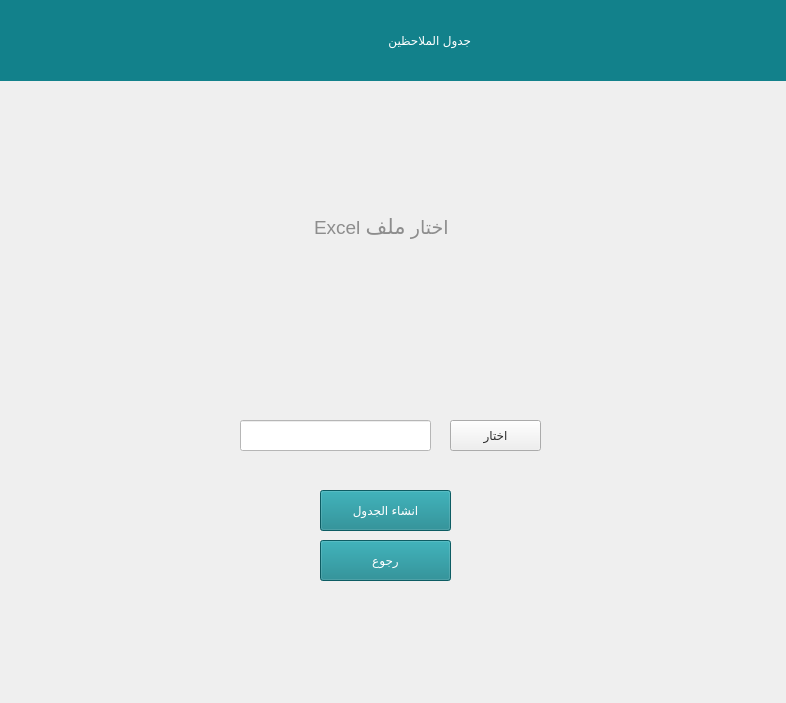
<?xml version="1.0" encoding="UTF-8"?>
<ui version="4.0">
 <class>Form</class>
 <widget class="QWidget" name="Form">
  <property name="geometry">
   <rect>
    <x>0</x>
    <y>0</y>
    <width>786</width>
    <height>703</height>
   </rect>
  </property>
  <property name="windowTitle">
   <string>Form</string>
  </property>
  <widget class="QLineEdit" name="lineEdit">
   <property name="geometry">
    <rect>
     <x>240</x>
     <y>420</y>
     <width>191</width>
     <height>31</height>
    </rect>
   </property>
   <property name="styleSheet">
    <string notr="true">background-color: rgb(255, 255, 255);</string>
   </property>
  </widget>
  <widget class="QLabel" name="label">
   <property name="geometry">
    <rect>
     <x>170</x>
     <y>20</y>
     <width>301</width>
     <height>41</height>
    </rect>
   </property>
   <property name="styleSheet">
    <string notr="true">color: rgb(255, 255, 255);
background-color: rgb(18, 129, 139);
font: 30px &quot;MS Shell Dlg 2&quot; center
</string>
   </property>
   <property name="text">
    <string>جدول الملاحظين</string>
   </property>
  </widget>
  <widget class="QTextBrowser" name="textBrowser">
   <property name="geometry">
    <rect>
     <x>310</x>
     <y>210</y>
     <width>241</width>
     <height>41</height>
    </rect>
   </property>
   <property name="styleSheet">
    <string notr="true">background-color: transparent;
text-align:center;
border: none;
font-size: 10px;
color:#8D8D8D;
font-weight:lighter;</string>
   </property>
   <property name="html">
    <string>&lt;!DOCTYPE HTML PUBLIC &quot;-//W3C//DTD HTML 4.0//EN&quot; &quot;http://www.w3.org/TR/REC-html40/strict.dtd&quot;&gt;
&lt;html&gt;&lt;head&gt;&lt;meta name=&quot;qrichtext&quot; content=&quot;1&quot; /&gt;&lt;style type=&quot;text/css&quot;&gt;
p, li { white-space: pre-wrap; }
&lt;/style&gt;&lt;/head&gt;&lt;body style=&quot; font-family:'MS Shell Dlg 2'; font-size:10px; font-weight:400; font-style:normal;&quot;&gt;
&lt;p style=&quot; margin-top:0px; margin-bottom:0px; margin-left:0px; margin-right:0px; -qt-block-indent:0; text-indent:0px;&quot;&gt;&lt;span style=&quot; font-size:14pt;&quot;&gt;Excel اختار &lt;/span&gt;&lt;span style=&quot; font-size:16pt;&quot;&gt;ملف&lt;/span&gt;&lt;/p&gt;&lt;/body&gt;&lt;/html&gt;</string>
   </property>
  </widget>
  <widget class="QPushButton" name="browse">
   <property name="geometry">
    <rect>
     <x>450</x>
     <y>420</y>
     <width>91</width>
     <height>31</height>
    </rect>
   </property>
   <property name="styleSheet">
    <string notr="true">font: 10pt &quot;MS Shell Dlg 2&quot;;

color:#2D2D2D;</string>
   </property>
   <property name="text">
    <string>اختار</string>
   </property>
   <property name="iconSize">
    <size>
     <width>30</width>
     <height>30</height>
    </size>
   </property>
  </widget>
  <widget class="QLabel" name="label_4">
   <property name="geometry">
    <rect>
     <x>310</x>
     <y>230</y>
     <width>171</width>
     <height>181</height>
    </rect>
   </property>
   <property name="styleSheet">
    <string notr="true">background-color: transparent;
</string>
   </property>
   <property name="text">
    <string/>
   </property>
   <property name="pixmap">
    <pixmap>../Downloads/open-folder.png</pixmap>
   </property>
   <property name="scaledContents">
    <bool>true</bool>
   </property>
  </widget>
  <widget class="QLabel" name="label_8">
   <property name="geometry">
    <rect>
     <x>500</x>
     <y>20</y>
     <width>51</width>
     <height>51</height>
    </rect>
   </property>
   <property name="styleSheet">
    <string notr="true">background-color: transparent;
</string>
   </property>
   <property name="text">
    <string/>
   </property>
   <property name="pixmap">
    <pixmap>../Downloads/table.png</pixmap>
   </property>
   <property name="scaledContents">
    <bool>true</bool>
   </property>
  </widget>
  <widget class="QPushButton" name="generate">
   <property name="geometry">
    <rect>
     <x>320</x>
     <y>490</y>
     <width>131</width>
     <height>41</height>
    </rect>
   </property>
   <property name="styleSheet">
    <string notr="true">font: 10pt &quot;MS Shell Dlg 2&quot;;
background-color: rgb(18, 129, 139);
color: white;</string>
   </property>
   <property name="text">
    <string>انشاء الجدول</string>
   </property>
   <property name="iconSize">
    <size>
     <width>30</width>
     <height>30</height>
    </size>
   </property>
  </widget>
  <widget class="QPushButton" name="back">
   <property name="geometry">
    <rect>
     <x>320</x>
     <y>540</y>
     <width>131</width>
     <height>41</height>
    </rect>
   </property>
   <property name="styleSheet">
    <string notr="true">font: 10pt &quot;MS Shell Dlg 2&quot;;
background-color: rgb(18, 129, 139);
color: white;</string>
   </property>
   <property name="text">
    <string>رجوع</string>
   </property>
   <property name="iconSize">
    <size>
     <width>30</width>
     <height>30</height>
    </size>
   </property>
  </widget>
  <widget class="QLabel" name="label_7">
   <property name="geometry">
    <rect>
     <x>-30</x>
     <y>0</y>
     <width>821</width>
     <height>81</height>
    </rect>
   </property>
   <property name="styleSheet">
    <string notr="true">background-color: rgb(18, 129, 139)</string>
   </property>
   <property name="text">
    <string/>
   </property>
  </widget>
  <widget class="QLabel" name="label_not_enough">
   <property name="geometry">
    <rect>
     <x>200</x>
     <y>130</y>
     <width>400</width>
     <height>30</height>
    </rect>
   </property>
   <property name="layoutDirection">
    <enum>Qt::LeftToRight</enum>
   </property>
   <property name="styleSheet">
    <string notr="true">color:red;font-size:18px</string>
   </property>
   <property name="text">
    <string/>
   </property>
  </widget>
  <zorder>label_7</zorder>
  <zorder>lineEdit</zorder>
  <zorder>label</zorder>
  <zorder>textBrowser</zorder>
  <zorder>browse</zorder>
  <zorder>label_4</zorder>
  <zorder>label_8</zorder>
  <zorder>generate</zorder>
  <zorder>back</zorder>
  <zorder>label_not_enough</zorder>
 </widget>
 <resources/>
 <connections/>
</ui>
